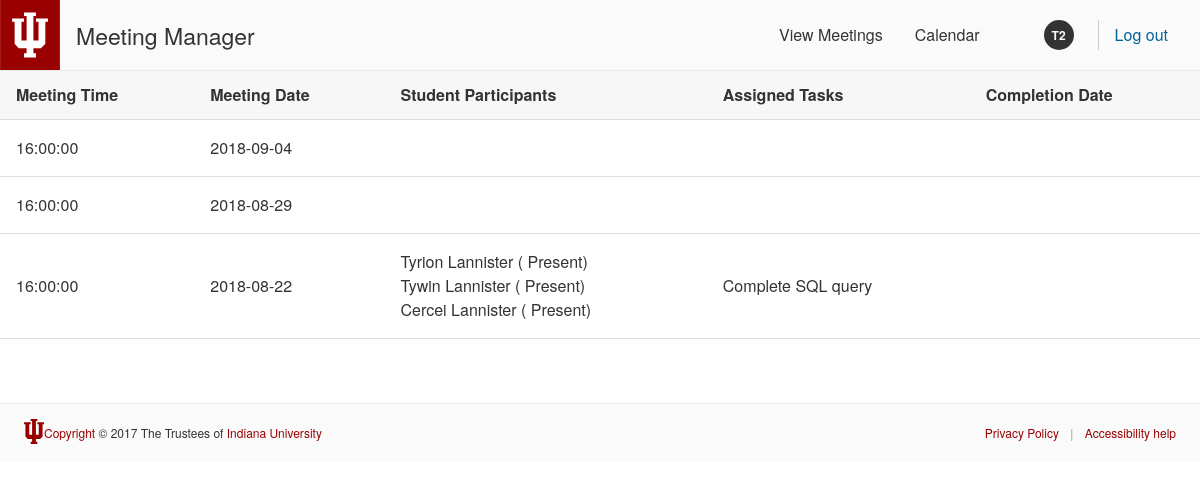
/StudentMeetingView.php?team=2, run on the app's committed database.
### tables this page shows
CREATE TABLE meeting(
	MeetingID int AUTO_INCREMENT,
	meeting_time time NOT NULL,
	meeting_date date NOT NULL,
	team_attendance varchar(10),
	teamID INT NOT NULL,
	sprintID INT NOT NULL,
	PRIMARY KEY (MeetingID),
FOREIGN KEY (teamID) REFERENCES team(TeamID),
FOREIGN KEY (sprintID) REFERENCES sprint(SprintID))
ENGINE INNODB;

CREATE TABLE student_attendance(
	attendance varchar(11) NOT NULL,
	studentID INT NOT NULL,
	meetingID INT NOT NULL,
	FOREIGN KEY (studentID) REFERENCES student(StudentID),
	FOREIGN KEY (meetingID) REFERENCES meeting(MeetingID));

CREATE TABLE student(
	StudentID int AUTO_INCREMENT,
	first_name varchar(25) NOT NULL,
	middle_name varchar(25),
	last_name varchar(25) NOT NULL,
	email varchar(25) NOT NULL,
	phone varchar(25),
	teamID INT NOT NULL,
	PRIMARY KEY (StudentID),
	FOREIGN KEY (teamID) REFERENCES team(TeamID));

CREATE TABLE task(
	TaskID int AUTO_INCREMENT,
	title varchar(25),
	content varchar(500) NOT NULL,
	assigned_date date NOT NULL,
	due_date date,
	completion_date date,
	meetingID INT NOT NULL,
	teamID INT NOT NULL,
	PRIMARY KEY (TaskID),
	FOREIGN KEY (meetingID) REFERENCES meeting(MeetingID),
	FOREIGN KEY (teamID) REFERENCES team(TeamID))
ENGINE INNODB;

### StudentMeetingView.php (the view, shortened to what this page needs)
<!DOCTYPE html>
<html lang="en-US">
<head>
    <link media="all" rel="stylesheet" href="./css/rivet.min.css">
</head>
<body>
<header class="rvt-header" role="banner">
    <div class="rvt-header__trident">
    </div>
    <span class="rvt-header__title">
        <a href="index.php">Meeting Manager</a>
    </span>
    <div class="rvt-header__controls">
        <nav class="rvt-header__main-nav" role="navigation">
            <ul>
                <li>
                    <a href="">View Meetings</a>
                </li>
                <li>
                   <?php echo '<a href="StudentCalendarView.php?team='.$_GET["team"].'">Calendar</a>';?>
                </li>
            </ul>
        </nav>
        <div class="rvt-header-id">
            <div href="#0" class="rvt-header-id__profile">
                <span class="rvt-header-id__avatar" aria-hidden="true"><?php echo "T".$_GET["team"];?></span>
            </div>
            <a href="index.php" class="rvt-header-id__log-out">Log out</a>
        </div>
    </div>
</header>
    <main role="main" id="main-content">
    <div>
 <?php
    	$conn=mysqli_connect("db.sice.indiana.edu","i491u20_smkramer","my+sql=i491u20_smkramer", "i491u20_smkramer");
$meeting_query = "Select mt.meeting_time, mt.meeting_date, mt.teamID, mt.MeetingID
from meeting as mt where mt.teamID = ".$_GET["team"]." ORDER BY MeetingID desc;";
$meeting_result = $conn->query($meeting_query);
echo
'<div>
 <table>
    <caption class="sr-only">Meeting Table 1</caption>
    <thead>
        <tr>
            <th scope="col">Meeting Time</th>
            <th scope="col">Meeting Date</th>
            <th scope="col">Student Participants</th>
            <th scope="col">Assigned Tasks</th>
            <th scope="col">Completion Date</th>
        </tr>
    </thead>
    <tbody>
    ';
if ($meeting_result->num_rows > 0) {
    while($row = $meeting_result->fetch_assoc()) {
    	echo "<tr><td>".$row["meeting_time"].
        "</td><td>".$row["meeting_date"]."</td>";
    	$student_query = 'Select s.first_name, s.last_name, sa.attendance
from meeting as mt, student as s, student_attendance as sa
where mt.teamID = s.teamID and sa.meetingID = mt.MeetingID and sa.studentID = s.StudentID
and mt.MeetingID = '.$row["MeetingID"].';';
		$student_result = $conn->query($student_query);
        echo "<td>";
		if ($student_result->num_rows > 0) {
       		while($student_row = $student_result->fetch_assoc()) {
        		echo nl2br( $student_row["first_name"]." ".$student_row["last_name"]." ( ".$student_row["attendance"].")\n");
        	}
       }
        echo "</td>";
   		$task_query = 'Select content
from task
where meetingID = '.$row['MeetingID'].';';
		$task_result = $conn->query($task_query);
   		$task_completion_query = 'Select completion_date
from task
where meetingID = '.$row['MeetingID'].';';
		$task_completion_result = $conn->query($task_completion_query);
        echo "<td>";
		if ($task_result->num_rows > 0) {
       		while($task_row = $task_result->fetch_assoc()) {
        		echo nl2br( $task_row["content"]." \n");
        	}
       }
        echo "</td>";
   		echo "<td>";
		if ($task_completion_result->num_rows > 0) {
       		while($task_row = $task_completion_result->fetch_assoc()) {
        		echo nl2br( $task_row["completion_date"]." \n");
        	}
       }
        echo "</td>";
        echo "</tr>";
     }
} else {
    echo "0 results";
}
echo "</tbody>
	</table>
	</div> ";
?>
	</div>
    </main>
    <footer class="rvt-footer m-top-xxl" role="contentinfo">
        <div class="rvt-footer__copyright-lockup">
            <div class=rvt-footer__trident>
            </div>
            <p><a href="https://www.iu.edu/copyright/index.html">Copyright</a> &copy; 2017 The Trustees of <a href="https://www.iu.edu/">Indiana University</a></p>
        </div>
        <ul class="rvt-footer__aux-links">
            <li class="rvt-footer__aux-item">
                <a href="#0">Privacy Policy</a>
            </li>
            <li class="rvt-footer__aux-item">
                <a href="https://accessibility.iu.edu/">Accessibility help</a>
            </li>
        </ul>
    </footer>
</body>
</html>

### data on the page
meeting: meeting_time "16:00:00", meeting_date "2018-09-04"
meeting: meeting_time "16:00:00", meeting_date "2018-08-29"
meeting: meeting_time "16:00:00", meeting_date "2018-08-22"
student_attendance: studentID+attendance "Tyrion Lannister ( Present)"
student_attendance: studentID+attendance "Tywin Lannister ( Present)"
student_attendance: studentID+attendance "Cercei Lannister ( Present)"
task: content "Complete SQL query"

### other printed values
$_GET["team"] "2"
